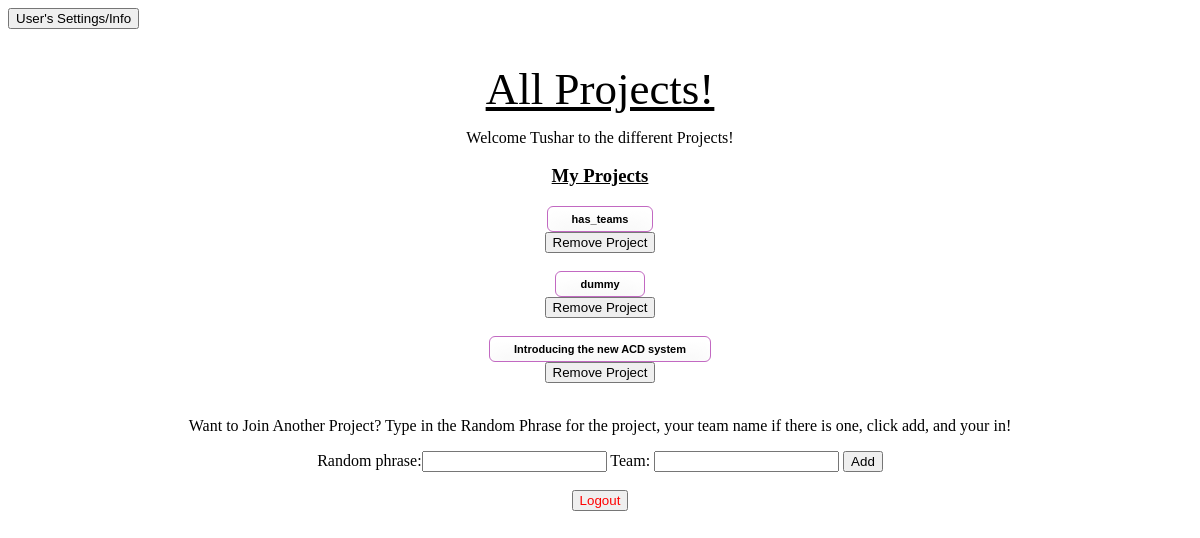
The app's page /quest/user_project_page/tdesai (signed in), older data.
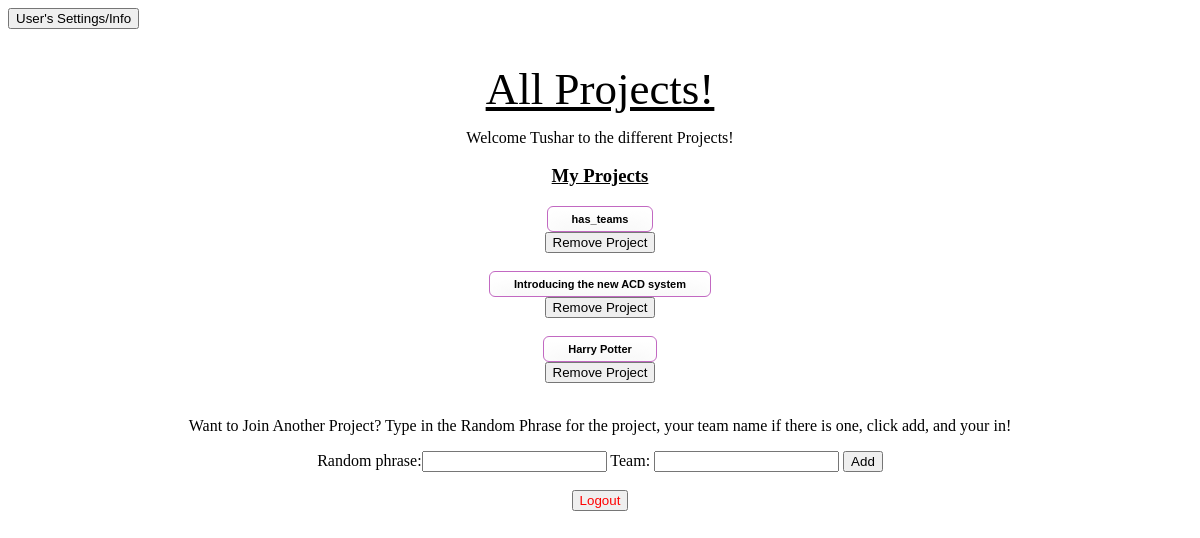
The same page, newer data.
### quest_extension/models.py (models this page shows)
class Project(models.Model):
    project_name = models.CharField(max_length=1000)
    project_description = models.CharField(max_length=1000)
    project_random_phrase = models.CharField(max_length = 255, unique = True)
    project_admin_pin = models.CharField(max_length = 255, unique = True)
    project_editable = models.BooleanField()
    project_has_teams = models.BooleanField(default = False)

### quest_extension/views.py (the view)
# urls.py: path('user_project_page/<ldap>', views.get_user_project_page),
def get_user_project_page(request, ldap):
    if not validate_user_access(request, ldap):
        return HttpResponseRedirect('/quest/user_login')
    current_user = User.objects.get(user_ldap = ldap)
    user_projects = [user_project.project for user_project in UserProject.objects.filter(user = current_user)]
    user_project_ids = [project.id for project in user_projects]
    all_other_projects = [project for project in Project.objects.all() if project.id not in user_project_ids]
    add_new_project_form = AddNewProjectForm()
    context = {'current_user': current_user,
     'user_projects': user_projects,
      'all_other_projects': all_other_projects,
      'add_new_project_form': add_new_project_form}
    return render(request, 'quest_extension/user_project_page.html', context)

### quest_extension/forms.py
class AddNewProjectForm(forms.Form):
    random_phrase = forms.CharField()

### quest_extension/logic.py (called while the page is built)
def validate_user_access(request, ldap):
    return 'current_user_ldap' in request.session and request.session['current_user_ldap'] == ldap

### quest_extension/templates/quest_extension/user_project_page.html (shortened to what this page needs)
{% load static %}
<!DOCTYPE html>
<html lang="en">
    <head>
	<link rel="stylesheet" type="text/css" href="{% static 'quest_extension/user_project_page_style.css' %}">
    </head>
    <body>
    <form method='GET' action = '/quest/user_settings_info/{{current_user.user_ldap}}'>
        <button type='submit'>User's Settings/Info</button>
    </form>
    <div id = 'centered'>
        <h1>All Projects!</h1>
        <p>Welcome {{ current_user.user_first_name }} to the different Projects!</p>
        <h3> My Projects </h3>
        {% for project in user_projects %}
            <form method='GET', action = '/quest/user_home/{{ current_user.user_ldap }}/{{ project.id }}'>
                <div id= 'project_button'>
                    <button type='submit'>{{project.project_name}}</button>
                </div>
            </form>
            <form method='POST' action = '/quest/remove_user_project/{{ current_user.user_ldap }}'>
                <button onclick="return confirm('Are you sure you want to remove this project (All data submitted and all questions answered for this project will be deleted)?');" type = 'submit' name = 'remove_project' value = '{{ project.id }}'> Remove Project </button>
            </form>
            <br>
        {% endfor %}
        <p> Want to Join Another Project? Type in the Random Phrase for the project, your team name if
            there is one, click add,
            and your in!
        </p>
            <form id = 'add_new_project' method='POST' action = '/quest/add_user_project_page/{{ current_user.user_ldap }}'>
                {{ add_new_project_form }}
                Team: <input type = 'text', name = 'team'>
                <button type ='submit' name = 'project_id' value = '{{project.id}}'>Add</button>
            </form>
            <br>
            <div id= 'logout'>
            <form method='POST' action = '/quest/user_logout/{{ current_user.user_ldap}}'>
                    <button type = 'submit', name = 'logout'>Logout</button>
                </form>
            </div>
        </div>
    </body>
</html>

Row changes from the older to the newer data that the page shows:
no longer on this page (row edited): Project: project_name "dummy", {{ project.id }} 74 (drawn)
now on this page (row edited): Project: project_name "Harry Potter", {{ project.id }} 12 (drawn)
